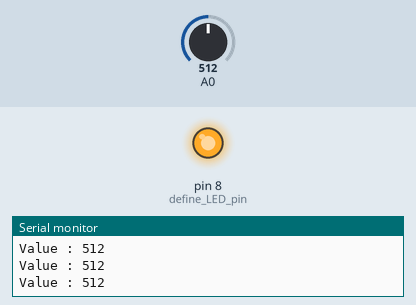
A sketch run on a simulated Arduino Uno, built with avr-gcc and run on an emulated ATmega328P. Shown: output pins drawn as LEDs (lit = HIGH), the last lines printed to the serial monitor. The test bench sets the inputs (shaded band); at power-on: A0 = 512.

Above: at 1.2 s.
1.3 s: A0 set to 309
4.3 s: A0 set to 291
At 5.0 s:
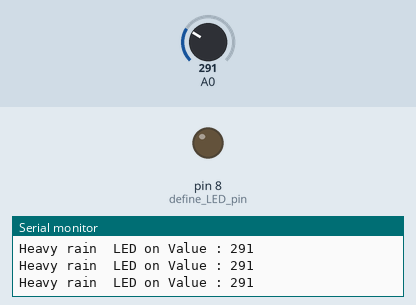
5.8 s: A0 set to 1023
At 6.6 s:
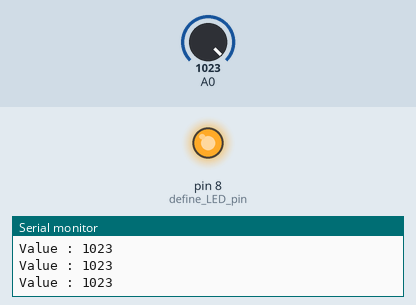
Timing chart, 0 to 8.8 s (numbered marks = the images above; inputs shaded):
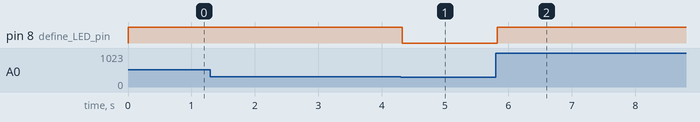

The sketch:

rain_drop_sensor.ino
```cpp
/*How to use rain sensor.
  created by the SriTu Tech team.
  Read the code below and use it for any of your creations.
*/
void setup() {
  Serial.begin(9600);//enable serial monitor
  pinMode(8, OUTPUT);//define LED pin
}
void loop() {
  int value = analogRead(A0);//read value
  Serial.print("Value : ");
  Serial.println(value);
  if (value < 300) {//check condition
    digitalWrite(8, LOW);
    Serial.print("Heavy rain  LED on ");
  } else {
    digitalWrite(8,HIGH);
  }
}
```

Measured:
- the behaviour switches between 300 and 299 on A0 (found by bisection; images 0 and 1)
- after the input at 4.3 s, pin 8 (define_LED_pin): HIGH → LOW at once
- after the input at 5.8 s, pin 8 (define_LED_pin): LOW → HIGH at once
